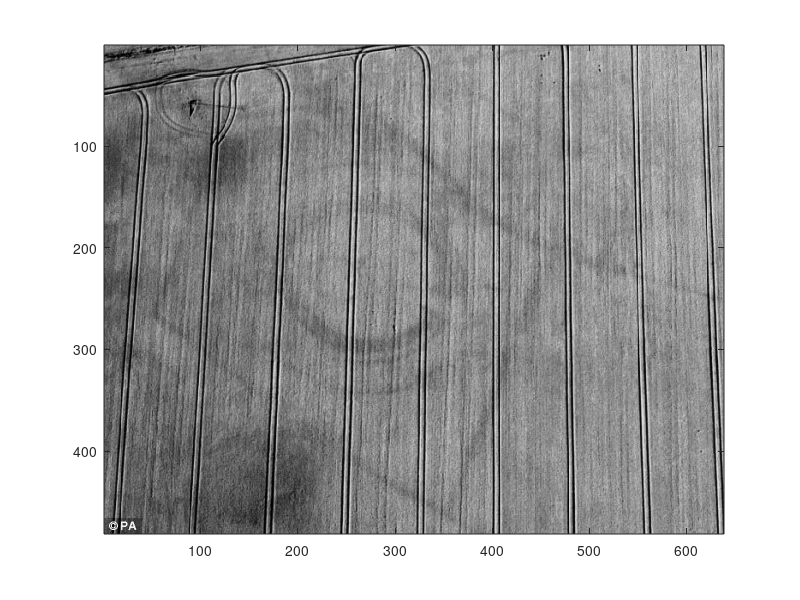
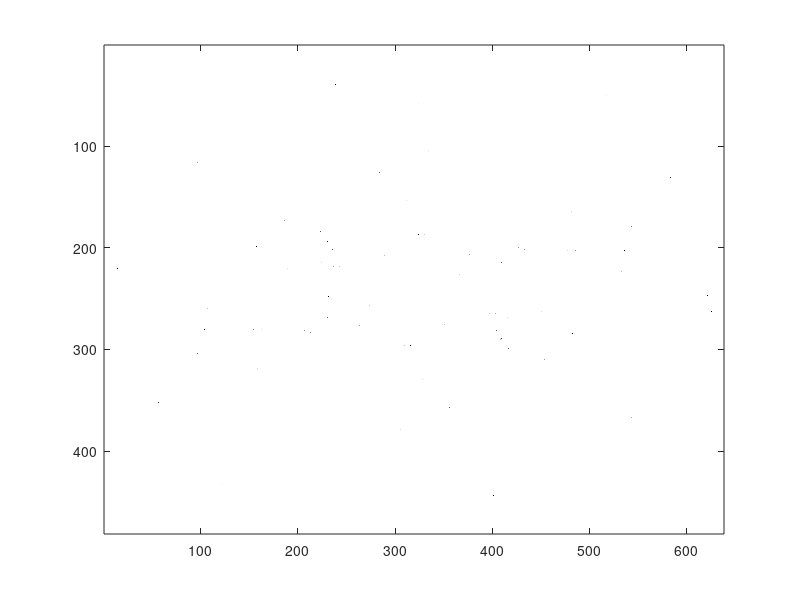

Write the MATLAB code that produced these figures, in order. (Note: this script raises an error after producing the figures.)
%colormap(gray(256));

load('archeology.mat');
figure();
colormap(gray(256));
image(archeology)

y = fft2(archeology);
figure();
colormap(gray(256));

mask = zeros(481,638);

image(256*log(abs(y)/max(max(log(abs(y))))));

mask = createMask2(mask,y,15);

mask = 1 - mask;

y2 = y.*mask;
z = ifft2(y2);
image(abs(z));
